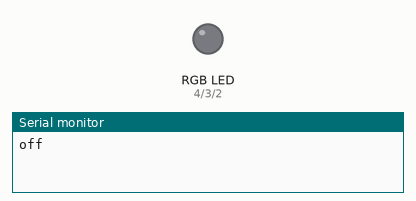
The sketch below on a simulated Arduino Uno, built with avr-gcc and run on an emulated ATmega328P. Parts: an RGB LED mixed from three pins (HIGH = lit), the last lines printed to the serial monitor.

Above: at 1.0 s.
At 5.0 s:
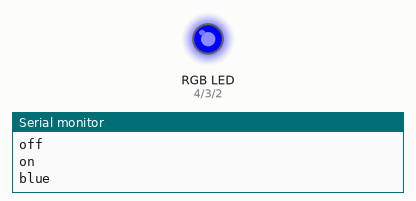
At 7.0 s:
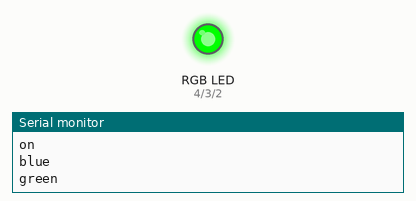
At 9.0 s:
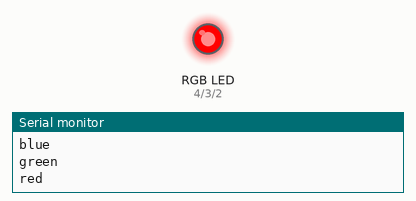
At 14.0 s:
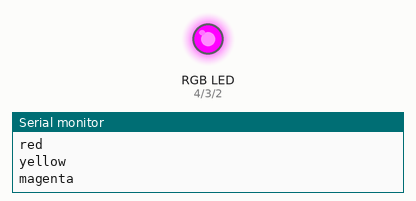
At 19.0 s:
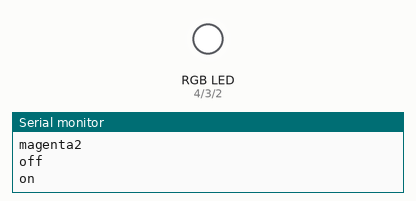
Timing chart, 0 to 20.8 s (numbered marks = the images above):
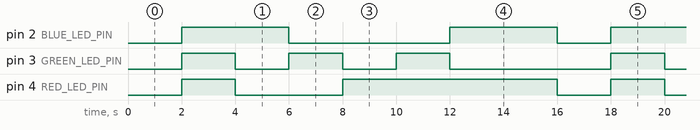

Measured:
- by itself, pin 2 (BLUE_LED_PIN): repeats every 16.0 s: LOW 6.0 s, HIGH 4.0 s, LOW 2.0 s, HIGH 4.0 s
- by itself, pin 3 (GREEN_LED_PIN): repeats every 16.0 s: 2 × (LOW 2.0 s, HIGH 2.0 s), LOW 6.0 s, HIGH 2.0 s
- by itself, pin 4 (RED_LED_PIN): repeats every 16.0 s: LOW 4.0 s, HIGH 8.0 s, LOW 2.0 s, HIGH 2.0 s

The sketch:

ledRgb.ino
```cpp
// LED RGB wiring:
// - Insert LED common cathode into the breadboard in slots 1 (blue), 2 (green), 3 (ground), and 4 (red)
// - Wire Arduino PWM 2 to slot 1 (blue)
// - Wire Arduino PWM 3 to slot 2 (green)
// - Wire Arduino GND   to slot 3 (ground)
// - Wire Arduino PWM 4 to slot 4 (red)
// - Add 220 ohm resisters in slots 1, 2, and 4 between the wire from
//   the Arduino PWM and the LED's pins


const int BLUE_LED_PIN = 2;
const int GREEN_LED_PIN = 3;
const int RED_LED_PIN = 4;


void setup() {
    Serial.begin(9600);
    pinMode(BLUE_LED_PIN, OUTPUT);
    pinMode(GREEN_LED_PIN, OUTPUT);
    pinMode(RED_LED_PIN, OUTPUT);
}


void loop() {
    off();
    delay(2000);
    on();
    delay(2000);
    blue();
    delay(2000);
    green();
    delay(2000);
    red();
    delay(2000);
    yellow();
    delay(2000);
    magenta();
    delay(2000);
    magenta2();
    delay(2000);
}


void off() {
    Serial.println("off");
    led(LOW, LOW, LOW);
}


void on() {
    Serial.println("on");
    led(HIGH, HIGH, HIGH);
}


void red() {
    Serial.println("red");
    led(HIGH, LOW, LOW);
}


void green() {
    Serial.println("green");
    led(LOW, HIGH, LOW);
}


void blue() {
    Serial.println("blue");
    led(LOW, LOW, HIGH);
}


void yellow() {
    Serial.println("yellow");
    led(HIGH, HIGH, LOW);
}


void magenta() {
    Serial.println("magenta");
    analogWrite(RED_LED_PIN, 255);
    analogWrite(GREEN_LED_PIN, 0);
    analogWrite(BLUE_LED_PIN, 255);
}


void magenta2() {
    Serial.println("magenta2");
    analogWrite(RED_LED_PIN, 150);
    analogWrite(GREEN_LED_PIN, 0);
    analogWrite(BLUE_LED_PIN, 255);
}


void led(int red, int green, int blue) {
    if (red == LOW || red == HIGH) {
        digitalWrite(RED_LED_PIN, red);
    } else {
        analogWrite(RED_LED_PIN, red);
    }

    if (green == LOW || green == HIGH) {
        digitalWrite(GREEN_LED_PIN, green);
    } else {
        analogWrite(GREEN_LED_PIN, green);
    }

    if (blue == LOW || blue == HIGH) {
        digitalWrite(BLUE_LED_PIN, blue);
    } else {
        analogWrite(BLUE_LED_PIN, blue);
    }
}
```
